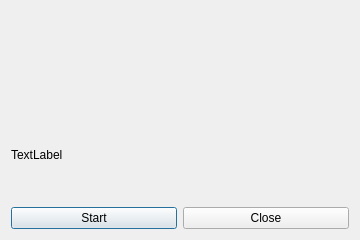
<?xml version="1.0" encoding="UTF-8"?>
<ui version="4.0">
 <class>ToolAreaDialog</class>
 <widget class="QDialog" name="ToolAreaDialog">
  <property name="geometry">
   <rect>
    <x>0</x>
    <y>0</y>
    <width>360</width>
    <height>240</height>
   </rect>
  </property>
  <property name="windowTitle">
   <string>Area Tool</string>
  </property>
  <layout class="QHBoxLayout" name="horizontalLayout_2">
   <item>
    <layout class="QVBoxLayout" name="verticalLayout">
     <item>
      <widget class="AttribAreaWidget" name="area_widget" native="true">
       <property name="toolTip">
        <string>Double clic to start tool</string>
       </property>
      </widget>
     </item>
     <item>
      <widget class="QLabel" name="msg_label">
       <property name="text">
        <string>TextLabel</string>
       </property>
      </widget>
     </item>
     <item>
      <layout class="QHBoxLayout" name="horizontalLayout">
       <item>
        <widget class="QPushButton" name="start_btn">
         <property name="toolTip">
          <string>Start tool</string>
         </property>
         <property name="text">
          <string>Start</string>
         </property>
         <property name="icon">
          <iconset>
           <normaloff>ressources/icon_point.png</normaloff>ressources/icon_point.png</iconset>
         </property>
        </widget>
       </item>
       <item>
        <widget class="QPushButton" name="close_btn">
         <property name="toolTip">
          <string>Close dialog</string>
         </property>
         <property name="text">
          <string>Close</string>
         </property>
        </widget>
       </item>
      </layout>
     </item>
    </layout>
   </item>
  </layout>
 </widget>
 <customwidgets>
  <customwidget>
   <class>AttribAreaWidget</class>
   <extends>QWidget</extends>
   <header>attribareawidget.h</header>
   <container>1</container>
  </customwidget>
 </customwidgets>
 <resources/>
 <connections/>
</ui>
